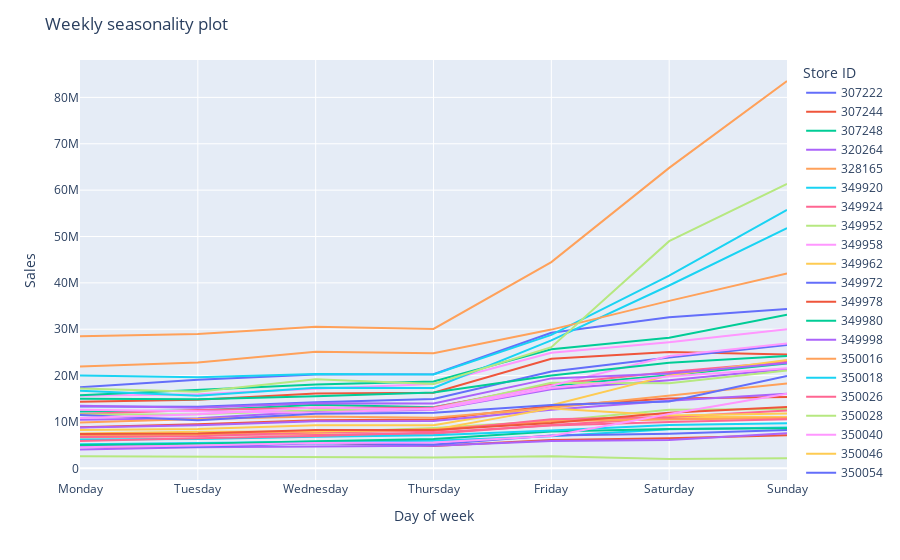

The notebook cell saved with this chart:
### Code cell
# daily mean through the week
df_wide2 = df_wide.groupby('day_name').mean().iloc[:,:].sort_values(store_list[0])

fig = df_wide2.plot()

fig.update_layout(title_text='Weekly seasonality plot',
                  legend_title_text='Store ID')
fig.update_xaxes(title='Day of week')
fig.update_yaxes(title='Sales')

fig.show()

### Figure 1 — Plotly figure (JSON) as saved in the notebook; plotly's stock layout.template omitted (floating-point values rounded to 4 significant figures)
{"data": [{"hovertemplate": "store_id=307222<br>day_name=%{x}<br>value=%{y}<extra></extra>", "legendgroup": "307222", "line": {"color": "#636efa", "dash": "solid"}, "marker": {"symbol": "circle"}, "mode": "lines", "name": "307222", "orientation": "v", "showlegend": true, "type": "scatter", "x": ["Monday", "Tuesday", "Wednesday", "Thursday", "Friday", "Saturday", "Sunday"], "xaxis": "x", "y": [17470000.0, 19110000.0, 20230000.0, 20280000.0, 29220000.0, 32560000.0, 34350000.0], "yaxis": "y"}, {"hovertemplate": "store_id=307244<br>day_name=%{x}<br>value=%{y}<extra></extra>", "legendgroup": "307244", "line": {"color": "#EF553B", "dash": "solid"}, "marker": {"symbol": "circle"}, "mode": "lines", "name": "307244", "orientation": "v", "showlegend": true, "type": "scatter", "x": ["Monday", "Tuesday", "Wednesday", "Thursday", "Friday", "Saturday", "Sunday"], "xaxis": "x", "y": [14390000.0, 14770000.0, 16140000.0, 16290000.0, 23650000.0, 25090000.0, 24530000.0], "yaxis": "y"}, {"hovertemplate": "store_id=307248<br>day_name=%{x}<br>value=%{y}<extra></extra>", "legendgroup": "307248", "line": {"color": "#00cc96", "dash": "solid"}, "marker": {"symbol": "circle"}, "mode": "lines", "name": "307248", "orientation": "v", "showlegend": true, "type": "scatter", "x": ["Monday", "Tuesday", "Wednesday", "Thursday", "Friday", "Saturday", "Sunday"], "xaxis": "x", "y": [12270000.0, 12460000.0, 13740000.0, 13180000.0, 17820000.0, 20080000.0, 22600000.0], "yaxis": "y"}, {"hovertemplate": "store_id=320264<br>day_name=%{x}<br>value=%{y}<extra></extra>", "legendgroup": "320264", "line": {"color": "#ab63fa", "dash": "solid"}, "marker": {"symbol": "circle"}, "mode": "lines", "name": "320264", "orientation": "v", "showlegend": true, "type": "scatter", "x": ["Monday", "Tuesday", "Wednesday", "Thursday", "Friday", "Saturday", "Sunday"], "xaxis": "x", "y": [10480000.0, 10820000.0, 12270000.0, 12570000.0, 17050000.0, 18990000.0, 21440000.0], "yaxis": "y"}, {"hovertemplate": "store_id=328165<br>day_name=%{x}<br>value=%{y}<extra></extra>", "legendgroup": "328165", "line": {"color": "#FFA15A", "dash": "solid"}, "marker": {"symbol": "circle"}, "mode": "lines", "name": "328165", "orientation": "v", "showlegend": true, "type": "scatter", "x": ["Monday", "Tuesday", "Wednesday", "Thursday", "Friday", "Saturday", "Sunday"], "xaxis": "x", "y": [28510000.0, 28970000.0, 30520000.0, 30070000.0, 44490000.0, 64800000.0, 83530000.0], "yaxis": "y"}, {"hovertemplate": "store_id=349920<br>day_name=%{x}<br>value=%{y}<extra></extra>", "legendgroup": "349920", "line": {"color": "#19d3f3", "dash": "solid"}, "marker": {"symbol": "circle"}, "mode": "lines", "name": "349920", "orientation": "v", "showlegend": true, "type": "scatter", "x": ["Monday", "Tuesday", "Wednesday", "Thursday", "Friday", "Saturday", "Sunday"], "xaxis": "x", "y": [20020000.0, 19630000.0, 20340000.0, 20250000.0, 28780000.0, 41570000.0, 55730000.0], "yaxis": "y"}, {"hovertemplate": "store_id=349924<br>day_name=%{x}<br>value=%{y}<extra></extra>", "legendgroup": "349924", "line": {"color": "#FF6692", "dash": "solid"}, "marker": {"symbol": "circle"}, "mode": "lines", "name": "349924", "orientation": "v", "showlegend": true, "type": "scatter", "x": ["Monday", "Tuesday", "Wednesday", "Thursday", "Friday", "Saturday", "Sunday"], "xaxis": "x", "y": [11750000.0, 12570000.0, 13090000.0, 13110000.0, 18150000.0, 20790000.0, 23000000.0], "yaxis": "y"}, {"hovertemplate": "store_id=349952<br>day_name=%{x}<br>value=%{y}<extra></extra>", "legendgroup": "349952", "line": {"color": "#B6E880", "dash": "solid"}, "marker": {"symbol": "circle"}, "mode": "lines", "name": "349952", "orientation": "v", "showlegend": true, "type": "scatter", "x": ["Monday", "Tuesday", "Wednesday", "Thursday", "Friday", "Saturday", "Sunday"], "xaxis": "x", "y": [11600000.0, 11660000.0, 12500000.0, 12870000.0, 18440000.0, 18350000.0, 21100000.0], "yaxis": "y"}, {"hovertemplate": "store_id=349958<br>day_name=%{x}<br>value=%{y}<extra></extra>", "legendgroup": "349958", "line": {"color": "#FF97FF", "dash": "solid"}, "marker": {"symbol": "circle"}, "mode": "lines", "name": "349958", "orientation": "v", "showlegend": true, "type": "scatter", "x": ["Monday", "Tuesday", "Wednesday", "Thursday", "Friday", "Saturday", "Sunday"], "xaxis": "x", "y": [15660000.0, 16000000.0, 17150000.0, 18210000.0, 24920000.0, 27180000.0, 30000000.0], "yaxis": "y"}, {"hovertemplate": "store_id=349962<br>day_name=%{x}<br>value=%{y}<extra></extra>", "legendgroup": "349962", "line": {"color": "#FECB52", "dash": "solid"}, "marker": {"symbol": "circle"}, "mode": "lines", "name": "349962", "orientation": "v", "showlegend": true, "type": "scatter", "x": ["Monday", "Tuesday", "Wednesday", "Thursday", "Friday", "Saturday", "Sunday"], "xaxis": "x", "y": [8269000.0, 8475000.0, 9305000.0, 9291000.0, 13600000.0, 20050000.0, 23340000.0], "yaxis": "y"}, {"hovertemplate": "store_id=349972<br>day_name=%{x}<br>value=%{y}<extra></extra>", "legendgroup": "349972", "line": {"color": "#636efa", "dash": "solid"}, "marker": {"symbol": "circle"}, "mode": "lines", "name": "349972", "orientation": "v", "showlegend": true, "type": "scatter", "x": ["Monday", "Tuesday", "Wednesday", "Thursday", "Friday", "Saturday", "Sunday"], "xaxis": "x", "y": [13340000.0, 13290000.0, 14250000.0, 14940000.0, 20890000.0, 23920000.0, 26630000.0], "yaxis": "y"}, {"hovertemplate": "store_id=349978<br>day_name=%{x}<br>value=%{y}<extra></extra>", "legendgroup": "349978", "line": {"color": "#EF553B", "dash": "solid"}, "marker": {"symbol": "circle"}, "mode": "lines", "name": "349978", "orientation": "v", "showlegend": true, "type": "scatter", "x": ["Monday", "Tuesday", "Wednesday", "Thursday", "Friday", "Saturday", "Sunday"], "xaxis": "x", "y": [8851000.0, 9529000.0, 10380000.0, 10510000.0, 13440000.0, 15040000.0, 15370000.0], "yaxis": "y"}, {"hovertemplate": "store_id=349980<br>day_name=%{x}<br>value=%{y}<extra></extra>", "legendgroup": "349980", "line": {"color": "#00cc96", "dash": "solid"}, "marker": {"symbol": "circle"}, "mode": "lines", "name": "349980", "orientation": "v", "showlegend": true, "type": "scatter", "x": ["Monday", "Tuesday", "Wednesday", "Thursday", "Friday", "Saturday", "Sunday"], "xaxis": "x", "y": [15790000.0, 16870000.0, 18090000.0, 18740000.0, 25700000.0, 28140000.0, 33120000.0], "yaxis": "y"}, {"hovertemplate": "store_id=349998<br>day_name=%{x}<br>value=%{y}<extra></extra>", "legendgroup": "349998", "line": {"color": "#ab63fa", "dash": "solid"}, "marker": {"symbol": "circle"}, "mode": "lines", "name": "349998", "orientation": "v", "showlegend": true, "type": "scatter", "x": ["Monday", "Tuesday", "Wednesday", "Thursday", "Friday", "Saturday", "Sunday"], "xaxis": "x", "y": [8811000.0, 9275000.0, 10180000.0, 10220000.0, 12610000.0, 14580000.0, 16110000.0], "yaxis": "y"}, {"hovertemplate": "store_id=350016<br>day_name=%{x}<br>value=%{y}<extra></extra>", "legendgroup": "350016", "line": {"color": "#FFA15A", "dash": "solid"}, "marker": {"symbol": "circle"}, "mode": "lines", "name": "350016", "orientation": "v", "showlegend": true, "type": "scatter", "x": ["Monday", "Tuesday", "Wednesday", "Thursday", "Friday", "Saturday", "Sunday"], "xaxis": "x", "y": [9871000.0, 10660000.0, 11170000.0, 10920000.0, 13060000.0, 15640000.0, 18300000.0], "yaxis": "y"}, {"hovertemplate": "store_id=350018<br>day_name=%{x}<br>value=%{y}<extra></extra>", "legendgroup": "350018", "line": {"color": "#19d3f3", "dash": "solid"}, "marker": {"symbol": "circle"}, "mode": "lines", "name": "350018", "orientation": "v", "showlegend": true, "type": "scatter", "x": ["Monday", "Tuesday", "Wednesday", "Thursday", "Friday", "Saturday", "Sunday"], "xaxis": "x", "y": [16710000.0, 15670000.0, 17390000.0, 17350000.0, 27610000.0, 39430000.0, 51810000.0], "yaxis": "y"}, {"hovertemplate": "store_id=350026<br>day_name=%{x}<br>value=%{y}<extra></extra>", "legendgroup": "350026", "line": {"color": "#FF6692", "dash": "solid"}, "marker": {"symbol": "circle"}, "mode": "lines", "name": "350026", "orientation": "v", "showlegend": true, "type": "scatter", "x": ["Monday", "Tuesday", "Wednesday", "Thursday", "Friday", "Saturday", "Sunday"], "xaxis": "x", "y": [6994000.0, 7257000.0, 7290000.0, 7468000.0, 9328000.0, 10860000.0, 10940000.0], "yaxis": "y"}, {"hovertemplate": "store_id=350028<br>day_name=%{x}<br>value=%{y}<extra></extra>", "legendgroup": "350028", "line": {"color": "#B6E880", "dash": "solid"}, "marker": {"symbol": "circle"}, "mode": "lines", "name": "350028", "orientation": "v", "showlegend": true, "type": "scatter", "x": ["Monday", "Tuesday", "Wednesday", "Thursday", "Friday", "Saturday", "Sunday"], "xaxis": "x", "y": [7367000.0, 7423000.0, 7717000.0, 8716000.0, 10220000.0, 12660000.0, 12790000.0], "yaxis": "y"}, {"hovertemplate": "store_id=350040<br>day_name=%{x}<br>value=%{y}<extra></extra>", "legendgroup": "350040", "line": {"color": "#FF97FF", "dash": "solid"}, "marker": {"symbol": "circle"}, "mode": "lines", "name": "350040", "orientation": "v", "showlegend": true, "type": "scatter", "x": ["Monday", "Tuesday", "Wednesday", "Thursday", "Friday", "Saturday", "Sunday"], "xaxis": "x", "y": [12610000.0, 12300000.0, 12010000.0, 12890000.0, 17820000.0, 24220000.0, 26910000.0], "yaxis": "y"}, {"hovertemplate": "store_id=350046<br>day_name=%{x}<br>value=%{y}<extra></extra>", "legendgroup": "350046", "line": {"color": "#FECB52", "dash": "solid"}, "marker": {"symbol": "circle"}, "mode": "lines", "name": "350046", "orientation": "v", "showlegend": true, "type": "scatter", "x": ["Monday", "Tuesday", "Wednesday", "Thursday", "Friday", "Saturday", "Sunday"], "xaxis": "x", "y": [6668000.0, 7177000.0, 7612000.0, 8438000.0, 10110000.0, 11100000.0, 11100000.0], "yaxis": "y"}, {"hovertemplate": "store_id=350054<br>day_name=%{x}<br>value=%{y}<extra></extra>", "legendgroup": "350054", "line": {"color": "#636efa", "dash": "solid"}, "marker": {"symbol": "circle"}, "mode": "lines", "name": "350054", "orientation": "v", "showlegend": true, "type": "scatter", "x": ["Monday", "Tuesday", "Wednesday", "Thursday", "Friday", "Saturday", "Sunday"], "xaxis": "x", "y": [11520000.0, 10370000.0, 11750000.0, 11970000.0, 13660000.0, 14430000.0, 19930000.0], "yaxis": "y"}, {"hovertemplate": "store_id=350056<br>day_name=%{x}<br>value=%{y}<extra></extra>", "legendgroup": "350056", "line": {"color": "#EF553B", "dash": "solid"}, "marker": {"symbol": "circle"}, "mode": "lines", "name": "350056", "orientation": "v", "showlegend": true, "type": "scatter", "x": ["Monday", "Tuesday", "Wednesday", "Thursday", "Friday", "Saturday", "Sunday"], "xaxis": "x", "y": [4622000.0, 4781000.0, 5575000.0, 4797000.0, 6118000.0, 6492000.0, 7110000.0], "yaxis": "y"}, {"hovertemplate": "store_id=350060<br>day_name=%{x}<br>value=%{y}<extra></extra>", "legendgroup": "350060", "line": {"color": "#00cc96", "dash": "solid"}, "marker": {"symbol": "circle"}, "mode": "lines", "name": "350060", "orientation": "v", "showlegend": true, "type": "scatter", "x": ["Monday", "Tuesday", "Wednesday", "Thursday", "Friday", "Saturday", "Sunday"], "xaxis": "x", "y": [14980000.0, 14900000.0, 15550000.0, 16340000.0, 20020000.0, 22770000.0, 24230000.0], "yaxis": "y"}, {"hovertemplate": "store_id=354468<br>day_name=%{x}<br>value=%{y}<extra></extra>", "legendgroup": "354468", "line": {"color": "#ab63fa", "dash": "solid"}, "marker": {"symbol": "circle"}, "mode": "lines", "name": "354468", "orientation": "v", "showlegend": true, "type": "scatter", "x": ["Monday", "Tuesday", "Wednesday", "Thursday", "Friday", "Saturday", "Sunday"], "xaxis": "x", "y": [4043000.0, 4568000.0, 4715000.0, 4860000.0, 5917000.0, 6087000.0, 7558000.0], "yaxis": "y"}, {"hovertemplate": "store_id=387240<br>day_name=%{x}<br>value=%{y}<extra></extra>", "legendgroup": "387240", "line": {"color": "#FFA15A", "dash": "solid"}, "marker": {"symbol": "circle"}, "mode": "lines", "name": "387240", "orientation": "v", "showlegend": true, "type": "scatter", "x": ["Monday", "Tuesday", "Wednesday", "Thursday", "Friday", "Saturday", "Sunday"], "xaxis": "x", "y": [6936000.0, 7139000.0, 7922000.0, 8407000.0, 10190000.0, 10590000.0, 10840000.0], "yaxis": "y"}, {"hovertemplate": "store_id=412585<br>day_name=%{x}<br>value=%{y}<extra></extra>", "legendgroup": "412585", "line": {"color": "#19d3f3", "dash": "solid"}, "marker": {"symbol": "circle"}, "mode": "lines", "name": "412585", "orientation": "v", "showlegend": true, "type": "scatter", "x": ["Monday", "Tuesday", "Wednesday", "Thursday", "Friday", "Saturday", "Sunday"], "xaxis": "x", "y": [5185000.0, 5528000.0, 5715000.0, 5971000.0, 6915000.0, 8404000.0, 8824000.0], "yaxis": "y"}, {"hovertemplate": "store_id=441997<br>day_name=%{x}<br>value=%{y}<extra></extra>", "legendgroup": "441997", "line": {"color": "#FF6692", "dash": "solid"}, "marker": {"symbol": "circle"}, "mode": "lines", "name": "441997", "orientation": "v", "showlegend": true, "type": "scatter", "x": ["Monday", "Tuesday", "Wednesday", "Thursday", "Friday", "Saturday", "Sunday"], "xaxis": "x", "y": [6779000.0, 6894000.0, 7790000.0, 8029000.0, 10600000.0, 11070000.0, 12450000.0], "yaxis": "y"}, {"hovertemplate": "store_id=451647<br>day_name=%{x}<br>value=%{y}<extra></extra>", "legendgroup": "451647", "line": {"color": "#B6E880", "dash": "solid"}, "marker": {"symbol": "circle"}, "mode": "lines", "name": "451647", "orientation": "v", "showlegend": true, "type": "scatter", "x": ["Monday", "Tuesday", "Wednesday", "Thursday", "Friday", "Saturday", "Sunday"], "xaxis": "x", "y": [2617000.0, 2563000.0, 2438000.0, 2344000.0, 2602000.0, 2014000.0, 2153000.0], "yaxis": "y"}, {"hovertemplate": "store_id=452387<br>day_name=%{x}<br>value=%{y}<extra></extra>", "legendgroup": "452387", "line": {"color": "#FF97FF", "dash": "solid"}, "marker": {"symbol": "circle"}, "mode": "lines", "name": "452387", "orientation": "v", "showlegend": true, "type": "scatter", "x": ["Monday", "Tuesday", "Wednesday", "Thursday", "Friday", "Saturday", "Sunday"], "xaxis": "x", "y": [10870000.0, 11670000.0, 13140000.0, 12610000.0, 17320000.0, 19810000.0, 21600000.0], "yaxis": "y"}, {"hovertemplate": "store_id=461349<br>day_name=%{x}<br>value=%{y}<extra></extra>", "legendgroup": "461349", "line": {"color": "#FECB52", "dash": "solid"}, "marker": {"symbol": "circle"}, "mode": "lines", "name": "461349", "orientation": "v", "showlegend": true, "type": "scatter", "x": ["Monday", "Tuesday", "Wednesday", "Thursday", "Friday", "Saturday", "Sunday"], "xaxis": "x", "y": [7527000.0, 7917000.0, 7951000.0, 8340000.0, 12930000.0, 11390000.0, 11810000.0], "yaxis": "y"}, {"hovertemplate": "store_id=464495<br>day_name=%{x}<br>value=%{y}<extra></extra>", "legendgroup": "464495", "line": {"color": "#636efa", "dash": "solid"}, "marker": {"symbol": "circle"}, "mode": "lines", "name": "464495", "orientation": "v", "showlegend": true, "type": "scatter", "x": ["Monday", "Tuesday", "Wednesday", "Thursday", "Friday", "Saturday", "Sunday"], "xaxis": "x", "y": [4823000.0, 4661000.0, 5424000.0, 5167000.0, 7096000.0, 7461000.0, 8265000.0], "yaxis": "y"}, {"hovertemplate": "store_id=471477<br>day_name=%{x}<br>value=%{y}<extra></extra>", "legendgroup": "471477", "line": {"color": "#EF553B", "dash": "solid"}, "marker": {"symbol": "circle"}, "mode": "lines", "name": "471477", "orientation": "v", "showlegend": true, "type": "scatter", "x": ["Monday", "Tuesday", "Wednesday", "Thursday", "Friday", "Saturday", "Sunday"], "xaxis": "x", "y": [7416000.0, 7539000.0, 8284000.0, 8251000.0, 9751000.0, 11990000.0, 13210000.0], "yaxis": "y"}, {"hovertemplate": "store_id=476061<br>day_name=%{x}<br>value=%{y}<extra></extra>", "legendgroup": "476061", "line": {"color": "#00cc96", "dash": "solid"}, "marker": {"symbol": "circle"}, "mode": "lines", "name": "476061", "orientation": "v", "showlegend": true, "type": "scatter", "x": ["Monday", "Tuesday", "Wednesday", "Thursday", "Friday", "Saturday", "Sunday"], "xaxis": "x", "y": [5045000.0, 5303000.0, 5848000.0, 6339000.0, 7935000.0, 8461000.0, 8656000.0], "yaxis": "y"}, {"hovertemplate": "store_id=480733<br>day_name=%{x}<br>value=%{y}<extra></extra>", "legendgroup": "480733", "line": {"color": "#ab63fa", "dash": "solid"}, "marker": {"symbol": "circle"}, "mode": "lines", "name": "480733", "orientation": "v", "showlegend": true, "type": "scatter", "x": ["Monday", "Tuesday", "Wednesday", "Thursday", "Friday", "Saturday", "Sunday"], "xaxis": "x", "y": [13520000.0, 13050000.0, 14060000.0, 13980000.0, 19400000.0, 20450000.0, 22740000.0], "yaxis": "y"}, {"hovertemplate": "store_id=528854<br>day_name=%{x}<br>value=%{y}<extra></extra>", "legendgroup": "528854", "line": {"color": "#FFA15A", "dash": "solid"}, "marker": {"symbol": "circle"}, "mode": "lines", "name": "528854", "orientation": "v", "showlegend": true, "type": "scatter", "x": ["Monday", "Tuesday", "Wednesday", "Thursday", "Friday", "Saturday", "Sunday"], "xaxis": "x", "y": [21980000.0, 22830000.0, 25120000.0, 24850000.0, 29920000.0, 36120000.0, 42050000.0], "yaxis": "y"}, {"hovertemplate": "store_id=536898<br>day_name=%{x}<br>value=%{y}<extra></extra>", "legendgroup": "536898", "line": {"color": "#19d3f3", "dash": "solid"}, "marker": {"symbol": "circle"}, "mode": "lines", "name": "536898", "orientation": "v", "showlegend": true, "type": "scatter", "x": ["Monday", "Tuesday", "Wednesday", "Thursday", "Friday", "Saturday", "Sunday"], "xaxis": "x", "y": [6214000.0, 6350000.0, 6801000.0, 7159000.0, 8165000.0, 9354000.0, 9750000.0], "yaxis": "y"}, {"hovertemplate": "store_id=536902<br>day_name=%{x}<br>value=%{y}<extra></extra>", "legendgroup": "536902", "line": {"color": "#FF6692", "dash": "solid"}, "marker": {"symbol": "circle"}, "mode": "lines", "name": "536902", "orientation": "v", "showlegend": true, "type": "scatter", "x": ["Monday", "Tuesday", "Wednesday", "Thursday", "Friday", "Saturday", "Sunday"], "xaxis": "x", "y": [5873000.0, 6493000.0, 6948000.0, 7725000.0, 9242000.0, 10000000.0, 10570000.0], "yaxis": "y"}, {"hovertemplate": "store_id=566790<br>day_name=%{x}<br>value=%{y}<extra></extra>", "legendgroup": "566790", "line": {"color": "#B6E880", "dash": "solid"}, "marker": {"symbol": "circle"}, "mode": "lines", "name": "566790", "orientation": "v", "showlegend": true, "type": "scatter", "x": ["Monday", "Tuesday", "Wednesday", "Thursday", "Friday", "Saturday", "Sunday"], "xaxis": "x", "y": [17220000.0, 16490000.0, 19240000.0, 18180000.0, 26120000.0, 49000000.0, 61331045], "yaxis": "y"}, {"hovertemplate": "store_id=566792<br>day_name=%{x}<br>value=%{y}<extra></extra>", "legendgroup": "566792", "line": {"color": "#FF97FF", "dash": "solid"}, "marker": {"symbol": "circle"}, "mode": "lines", "name": "566792", "orientation": "v", "showlegend": true, "type": "scatter", "x": ["Monday", "Tuesday", "Wednesday", "Thursday", "Friday", "Saturday", "Sunday"], "xaxis": "x", "y": [4543000.0, 4916000.0, 5478000.0, 5596000.0, 6976000.0, 11730000.0, 16080000.0], "yaxis": "y"}], "layout": {"legend": {"title": {"text": "Store ID"}, "tracegroupgap": 0}, "margin": {"t": 60}, "title": {"text": "Weekly seasonality plot"}, "xaxis": {"anchor": "y", "domain": [0, 1], "title": {"text": "Day of week"}}, "yaxis": {"anchor": "x", "domain": [0, 1], "title": {"text": "Sales"}}}}
